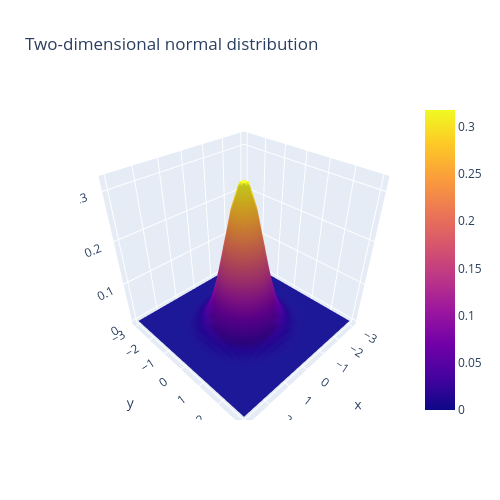

The cell this chart's notebook holds for it:
### Markdown cell above
И в Matplotlib, и в Plotly есть инструменты для построения 3D графиков. Рассмторим только один из способов и построим колокол двумерного нормального распределения.

Документация: https://plotly.com/python/3d-surface-plots/

### Code cell
x, y = np.mgrid[-3.0:3.0:30j, -3.0:3.0:30j]

# Need an (N, 2) array of (x, y) pairs.
xy = np.column_stack([x.flat, y.flat])

mu = np.array([0.0, 0.0])

sigma = np.array([.7, .7])
covariance = np.diag(sigma**2)

z = multivariate_normal.pdf(xy, mean=mu, cov=covariance)

# Reshape back to a (30, 30) grid.
z = z.reshape(x.shape)

fig = go.Figure()
fig.add_trace(go.Surface(x=x, y=y, z=z))
fig.update_layout(title_text="Two-dimensional normal distribution", 
                  width=500, 
                  height=500)

### Figure 1 — Plotly figure (JSON) as saved in the notebook; plotly's stock layout.template omitted (floating-point values rounded to 4 significant figures; data arrays with more than 128 entries replaced by an {"elided": "..."} marker saying what was removed)
{"data": [{"type": "surface", "x": {"elided": "30x30 float values"}, "y": {"elided": "30x30 float values"}, "z": {"elided": "30x30 float values"}}], "layout": {"height": 500, "title": {"text": "Two-dimensional normal distribution"}, "width": 500}}
